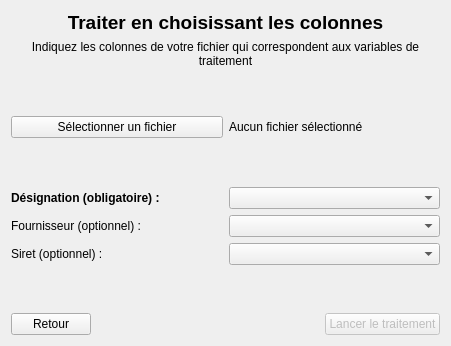
<?xml version="1.0" encoding="UTF-8"?>
<ui version="4.0">
 <class>Form</class>
 <widget class="QWidget" name="Form">
  <property name="geometry">
   <rect>
    <x>0</x>
    <y>0</y>
    <width>451</width>
    <height>346</height>
   </rect>
  </property>
  <property name="windowTitle">
   <string>Form</string>
  </property>
  <layout class="QGridLayout" name="gridLayout">
   <item row="5" column="1">
    <widget class="QComboBox" name="cb_designation"/>
   </item>
   <item row="5" column="0">
    <widget class="QLabel" name="l_designation">
     <property name="text">
      <string>&lt;html&gt;&lt;head/&gt;&lt;body&gt;&lt;p&gt;&lt;span style=&quot; font-weight:700;&quot;&gt;Désignation (obligatoire) :&lt;/span&gt;&lt;/p&gt;&lt;/body&gt;&lt;/html&gt;</string>
     </property>
    </widget>
   </item>
   <item row="1" column="0" colspan="2">
    <widget class="QLabel" name="l_Description">
     <property name="text">
      <string>&lt;html&gt;&lt;head/&gt;&lt;body&gt;&lt;p align=&quot;center&quot;&gt;Indiquez les colonnes de votre fichier qui correspondent aux variables de traitement&lt;/p&gt;&lt;/body&gt;&lt;/html&gt;</string>
     </property>
     <property name="wordWrap">
      <bool>true</bool>
     </property>
    </widget>
   </item>
   <item row="10" column="0" colspan="2">
    <layout class="QHBoxLayout" name="horizontalLayout_Actions">
     <item>
      <widget class="QPushButton" name="b_Retour">
       <property name="text">
        <string>Retour</string>
       </property>
      </widget>
     </item>
     <item>
      <spacer name="horizontalSpacer_Actions">
       <property name="orientation">
        <enum>Qt::Orientation::Horizontal</enum>
       </property>
       <property name="sizeHint" stdset="0">
        <size>
         <width>40</width>
         <height>20</height>
        </size>
       </property>
      </spacer>
     </item>
     <item>
      <widget class="QPushButton" name="b_Lancer_Traitement">
       <property name="enabled">
        <bool>false</bool>
       </property>
       <property name="text">
        <string>Lancer le traitement</string>
       </property>
      </widget>
     </item>
    </layout>
   </item>
   <item row="7" column="1">
    <widget class="QComboBox" name="cb_siret"/>
   </item>
   <item row="2" column="0">
    <spacer name="verticalSpacer_2">
     <property name="orientation">
      <enum>Qt::Orientation::Vertical</enum>
     </property>
     <property name="sizeHint" stdset="0">
      <size>
       <width>20</width>
       <height>40</height>
      </size>
     </property>
    </spacer>
   </item>
   <item row="0" column="0" colspan="2">
    <widget class="QLabel" name="l_Titre">
     <property name="text">
      <string>&lt;html&gt;&lt;head/&gt;&lt;body&gt;&lt;p align=&quot;center&quot;&gt;&lt;span style=&quot; font-size:14pt; font-weight:700;&quot;&gt;Traiter en choisissant les colonnes&lt;/span&gt;&lt;/p&gt;&lt;/body&gt;&lt;/html&gt;</string>
     </property>
     <property name="wordWrap">
      <bool>true</bool>
     </property>
    </widget>
   </item>
   <item row="3" column="0" colspan="2">
    <layout class="QHBoxLayout" name="horizontalLayout_Fichier">
     <item>
      <widget class="QPushButton" name="b_Choisir_Fichier">
       <property name="text">
        <string>Sélectionner un fichier</string>
       </property>
      </widget>
     </item>
     <item>
      <widget class="QLabel" name="label_Fichier">
       <property name="text">
        <string>Aucun fichier sélectionné</string>
       </property>
       <property name="wordWrap">
        <bool>true</bool>
       </property>
      </widget>
     </item>
    </layout>
   </item>
   <item row="7" column="0">
    <widget class="QLabel" name="l_siret">
     <property name="text">
      <string>Siret (optionnel) :</string>
     </property>
    </widget>
   </item>
   <item row="6" column="1">
    <widget class="QComboBox" name="cb_fournisseur"/>
   </item>
   <item row="8" column="0">
    <spacer name="verticalSpacer">
     <property name="orientation">
      <enum>Qt::Orientation::Vertical</enum>
     </property>
     <property name="sizeHint" stdset="0">
      <size>
       <width>20</width>
       <height>40</height>
      </size>
     </property>
    </spacer>
   </item>
   <item row="6" column="0">
    <widget class="QLabel" name="l_fournisseur">
     <property name="text">
      <string>Fournisseur (optionnel) :</string>
     </property>
    </widget>
   </item>
   <item row="4" column="0">
    <spacer name="verticalSpacer_3">
     <property name="orientation">
      <enum>Qt::Orientation::Vertical</enum>
     </property>
     <property name="sizeHint" stdset="0">
      <size>
       <width>20</width>
       <height>40</height>
      </size>
     </property>
    </spacer>
   </item>
  </layout>
 </widget>
 <resources/>
 <connections/>
</ui>
